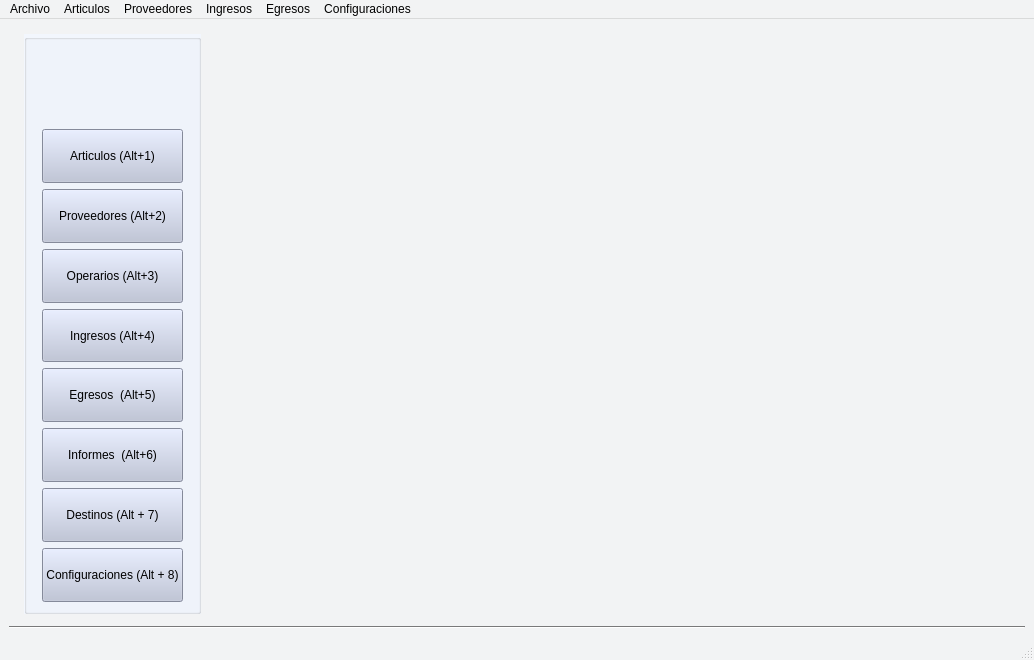
<?xml version="1.0" encoding="UTF-8"?>
<ui version="4.0">
 <class>main</class>
 <widget class="QMainWindow" name="main">
  <property name="geometry">
   <rect>
    <x>0</x>
    <y>0</y>
    <width>1034</width>
    <height>660</height>
   </rect>
  </property>
  <property name="palette">
   <palette>
    <active>
     <colorrole role="WindowText">
      <brush brushstyle="SolidPattern">
       <color alpha="255">
        <red>0</red>
        <green>0</green>
        <blue>0</blue>
       </color>
      </brush>
     </colorrole>
     <colorrole role="Button">
      <brush brushstyle="SolidPattern">
       <color alpha="255">
        <red>242</red>
        <green>243</green>
        <blue>244</blue>
       </color>
      </brush>
     </colorrole>
     <colorrole role="Light">
      <brush brushstyle="SolidPattern">
       <color alpha="255">
        <red>255</red>
        <green>255</green>
        <blue>255</blue>
       </color>
      </brush>
     </colorrole>
     <colorrole role="Midlight">
      <brush brushstyle="SolidPattern">
       <color alpha="255">
        <red>248</red>
        <green>249</green>
        <blue>249</blue>
       </color>
      </brush>
     </colorrole>
     <colorrole role="Dark">
      <brush brushstyle="SolidPattern">
       <color alpha="255">
        <red>121</red>
        <green>121</green>
        <blue>122</blue>
       </color>
      </brush>
     </colorrole>
     <colorrole role="Mid">
      <brush brushstyle="SolidPattern">
       <color alpha="255">
        <red>161</red>
        <green>162</green>
        <blue>163</blue>
       </color>
      </brush>
     </colorrole>
     <colorrole role="Text">
      <brush brushstyle="SolidPattern">
       <color alpha="255">
        <red>0</red>
        <green>0</green>
        <blue>0</blue>
       </color>
      </brush>
     </colorrole>
     <colorrole role="BrightText">
      <brush brushstyle="SolidPattern">
       <color alpha="255">
        <red>255</red>
        <green>255</green>
        <blue>255</blue>
       </color>
      </brush>
     </colorrole>
     <colorrole role="ButtonText">
      <brush brushstyle="SolidPattern">
       <color alpha="255">
        <red>0</red>
        <green>0</green>
        <blue>0</blue>
       </color>
      </brush>
     </colorrole>
     <colorrole role="Base">
      <brush brushstyle="SolidPattern">
       <color alpha="255">
        <red>255</red>
        <green>255</green>
        <blue>255</blue>
       </color>
      </brush>
     </colorrole>
     <colorrole role="Window">
      <brush brushstyle="SolidPattern">
       <color alpha="255">
        <red>242</red>
        <green>243</green>
        <blue>244</blue>
       </color>
      </brush>
     </colorrole>
     <colorrole role="Shadow">
      <brush brushstyle="SolidPattern">
       <color alpha="255">
        <red>0</red>
        <green>0</green>
        <blue>0</blue>
       </color>
      </brush>
     </colorrole>
     <colorrole role="AlternateBase">
      <brush brushstyle="SolidPattern">
       <color alpha="255">
        <red>248</red>
        <green>249</green>
        <blue>249</blue>
       </color>
      </brush>
     </colorrole>
     <colorrole role="ToolTipBase">
      <brush brushstyle="SolidPattern">
       <color alpha="255">
        <red>255</red>
        <green>255</green>
        <blue>220</blue>
       </color>
      </brush>
     </colorrole>
     <colorrole role="ToolTipText">
      <brush brushstyle="SolidPattern">
       <color alpha="255">
        <red>0</red>
        <green>0</green>
        <blue>0</blue>
       </color>
      </brush>
     </colorrole>
    </active>
    <inactive>
     <colorrole role="WindowText">
      <brush brushstyle="SolidPattern">
       <color alpha="255">
        <red>0</red>
        <green>0</green>
        <blue>0</blue>
       </color>
      </brush>
     </colorrole>
     <colorrole role="Button">
      <brush brushstyle="SolidPattern">
       <color alpha="255">
        <red>242</red>
        <green>243</green>
        <blue>244</blue>
       </color>
      </brush>
     </colorrole>
     <colorrole role="Light">
      <brush brushstyle="SolidPattern">
       <color alpha="255">
        <red>255</red>
        <green>255</green>
        <blue>255</blue>
       </color>
      </brush>
     </colorrole>
     <colorrole role="Midlight">
      <brush brushstyle="SolidPattern">
       <color alpha="255">
        <red>248</red>
        <green>249</green>
        <blue>249</blue>
       </color>
      </brush>
     </colorrole>
     <colorrole role="Dark">
      <brush brushstyle="SolidPattern">
       <color alpha="255">
        <red>121</red>
        <green>121</green>
        <blue>122</blue>
       </color>
      </brush>
     </colorrole>
     <colorrole role="Mid">
      <brush brushstyle="SolidPattern">
       <color alpha="255">
        <red>161</red>
        <green>162</green>
        <blue>163</blue>
       </color>
      </brush>
     </colorrole>
     <colorrole role="Text">
      <brush brushstyle="SolidPattern">
       <color alpha="255">
        <red>0</red>
        <green>0</green>
        <blue>0</blue>
       </color>
      </brush>
     </colorrole>
     <colorrole role="BrightText">
      <brush brushstyle="SolidPattern">
       <color alpha="255">
        <red>255</red>
        <green>255</green>
        <blue>255</blue>
       </color>
      </brush>
     </colorrole>
     <colorrole role="ButtonText">
      <brush brushstyle="SolidPattern">
       <color alpha="255">
        <red>0</red>
        <green>0</green>
        <blue>0</blue>
       </color>
      </brush>
     </colorrole>
     <colorrole role="Base">
      <brush brushstyle="SolidPattern">
       <color alpha="255">
        <red>255</red>
        <green>255</green>
        <blue>255</blue>
       </color>
      </brush>
     </colorrole>
     <colorrole role="Window">
      <brush brushstyle="SolidPattern">
       <color alpha="255">
        <red>242</red>
        <green>243</green>
        <blue>244</blue>
       </color>
      </brush>
     </colorrole>
     <colorrole role="Shadow">
      <brush brushstyle="SolidPattern">
       <color alpha="255">
        <red>0</red>
        <green>0</green>
        <blue>0</blue>
       </color>
      </brush>
     </colorrole>
     <colorrole role="AlternateBase">
      <brush brushstyle="SolidPattern">
       <color alpha="255">
        <red>248</red>
        <green>249</green>
        <blue>249</blue>
       </color>
      </brush>
     </colorrole>
     <colorrole role="ToolTipBase">
      <brush brushstyle="SolidPattern">
       <color alpha="255">
        <red>255</red>
        <green>255</green>
        <blue>220</blue>
       </color>
      </brush>
     </colorrole>
     <colorrole role="ToolTipText">
      <brush brushstyle="SolidPattern">
       <color alpha="255">
        <red>0</red>
        <green>0</green>
        <blue>0</blue>
       </color>
      </brush>
     </colorrole>
    </inactive>
    <disabled>
     <colorrole role="WindowText">
      <brush brushstyle="SolidPattern">
       <color alpha="255">
        <red>121</red>
        <green>121</green>
        <blue>122</blue>
       </color>
      </brush>
     </colorrole>
     <colorrole role="Button">
      <brush brushstyle="SolidPattern">
       <color alpha="255">
        <red>242</red>
        <green>243</green>
        <blue>244</blue>
       </color>
      </brush>
     </colorrole>
     <colorrole role="Light">
      <brush brushstyle="SolidPattern">
       <color alpha="255">
        <red>255</red>
        <green>255</green>
        <blue>255</blue>
       </color>
      </brush>
     </colorrole>
     <colorrole role="Midlight">
      <brush brushstyle="SolidPattern">
       <color alpha="255">
        <red>248</red>
        <green>249</green>
        <blue>249</blue>
       </color>
      </brush>
     </colorrole>
     <colorrole role="Dark">
      <brush brushstyle="SolidPattern">
       <color alpha="255">
        <red>121</red>
        <green>121</green>
        <blue>122</blue>
       </color>
      </brush>
     </colorrole>
     <colorrole role="Mid">
      <brush brushstyle="SolidPattern">
       <color alpha="255">
        <red>161</red>
        <green>162</green>
        <blue>163</blue>
       </color>
      </brush>
     </colorrole>
     <colorrole role="Text">
      <brush brushstyle="SolidPattern">
       <color alpha="255">
        <red>121</red>
        <green>121</green>
        <blue>122</blue>
       </color>
      </brush>
     </colorrole>
     <colorrole role="BrightText">
      <brush brushstyle="SolidPattern">
       <color alpha="255">
        <red>255</red>
        <green>255</green>
        <blue>255</blue>
       </color>
      </brush>
     </colorrole>
     <colorrole role="ButtonText">
      <brush brushstyle="SolidPattern">
       <color alpha="255">
        <red>121</red>
        <green>121</green>
        <blue>122</blue>
       </color>
      </brush>
     </colorrole>
     <colorrole role="Base">
      <brush brushstyle="SolidPattern">
       <color alpha="255">
        <red>242</red>
        <green>243</green>
        <blue>244</blue>
       </color>
      </brush>
     </colorrole>
     <colorrole role="Window">
      <brush brushstyle="SolidPattern">
       <color alpha="255">
        <red>242</red>
        <green>243</green>
        <blue>244</blue>
       </color>
      </brush>
     </colorrole>
     <colorrole role="Shadow">
      <brush brushstyle="SolidPattern">
       <color alpha="255">
        <red>0</red>
        <green>0</green>
        <blue>0</blue>
       </color>
      </brush>
     </colorrole>
     <colorrole role="AlternateBase">
      <brush brushstyle="SolidPattern">
       <color alpha="255">
        <red>242</red>
        <green>243</green>
        <blue>244</blue>
       </color>
      </brush>
     </colorrole>
     <colorrole role="ToolTipBase">
      <brush brushstyle="SolidPattern">
       <color alpha="255">
        <red>255</red>
        <green>255</green>
        <blue>220</blue>
       </color>
      </brush>
     </colorrole>
     <colorrole role="ToolTipText">
      <brush brushstyle="SolidPattern">
       <color alpha="255">
        <red>0</red>
        <green>0</green>
        <blue>0</blue>
       </color>
      </brush>
     </colorrole>
    </disabled>
   </palette>
  </property>
  <property name="focusPolicy">
   <enum>Qt::ClickFocus</enum>
  </property>
  <property name="windowTitle">
   <string>Menu Principal</string>
  </property>
  <widget class="QWidget" name="centralwidget">
   <layout class="QGridLayout" name="gridLayout_3">
    <item row="0" column="0">
     <layout class="QGridLayout" name="gridLayout_2" columnstretch="10,90">
      <property name="leftMargin">
       <number>15</number>
      </property>
      <property name="topMargin">
       <number>6</number>
      </property>
      <property name="rightMargin">
       <number>15</number>
      </property>
      <property name="bottomMargin">
       <number>6</number>
      </property>
      <item row="0" column="1" rowspan="4">
       <widget class="QStackedWidget" name="contenido">
        <property name="styleSheet">
         <string notr="true"/>
        </property>
        <property name="currentIndex">
         <number>1</number>
        </property>
        <widget class="QWidget" name="page"/>
        <widget class="QWidget" name="page_2"/>
       </widget>
      </item>
      <item row="0" column="0" rowspan="4">
       <widget class="QGroupBox" name="groupBox">
        <property name="styleSheet">
         <string notr="true">#groupBox{
	background-color: #F2F6FD;
	}</string>
        </property>
        <property name="title">
         <string/>
        </property>
        <layout class="QGridLayout" name="gridLayout">
         <property name="leftMargin">
          <number>15</number>
         </property>
         <property name="rightMargin">
          <number>15</number>
         </property>
         <item row="3" column="0" colspan="2">
          <widget class="QPushButton" name="btn_main_proveedores">
           <property name="sizePolicy">
            <sizepolicy hsizetype="Expanding" vsizetype="Expanding">
             <horstretch>0</horstretch>
             <verstretch>0</verstretch>
            </sizepolicy>
           </property>
           <property name="focusPolicy">
            <enum>Qt::ClickFocus</enum>
           </property>
           <property name="styleSheet">
            <string notr="true">#btn_main_proveedores{
								background-color: #BAC1D7;
								}</string>
           </property>
           <property name="text">
            <string>Proveedores (Alt+2)</string>
           </property>
           <property name="icon">
            <iconset>
             <normaloff>ico/user_accept.ico</normaloff>ico/user_accept.ico</iconset>
           </property>
           <property name="iconSize">
            <size>
             <width>40</width>
             <height>40</height>
            </size>
           </property>
           <property name="shortcut">
            <string>Alt+2</string>
           </property>
          </widget>
         </item>
         <item row="6" column="0" colspan="2">
          <widget class="QPushButton" name="btn_main_egresos">
           <property name="sizePolicy">
            <sizepolicy hsizetype="Expanding" vsizetype="Expanding">
             <horstretch>0</horstretch>
             <verstretch>0</verstretch>
            </sizepolicy>
           </property>
           <property name="focusPolicy">
            <enum>Qt::ClickFocus</enum>
           </property>
           <property name="styleSheet">
            <string notr="true">#btn_main_egresos{
								background-color: #BAC1D7;
								}</string>
           </property>
           <property name="text">
            <string>Egresos  (Alt+5)</string>
           </property>
           <property name="icon">
            <iconset>
             <normaloff>ico/download_database.ico</normaloff>ico/download_database.ico</iconset>
           </property>
           <property name="iconSize">
            <size>
             <width>40</width>
             <height>40</height>
            </size>
           </property>
           <property name="shortcut">
            <string>Alt+5</string>
           </property>
          </widget>
         </item>
         <item row="4" column="0" colspan="2">
          <widget class="QPushButton" name="btn_main_operarios">
           <property name="sizePolicy">
            <sizepolicy hsizetype="Expanding" vsizetype="Expanding">
             <horstretch>0</horstretch>
             <verstretch>0</verstretch>
            </sizepolicy>
           </property>
           <property name="focusPolicy">
            <enum>Qt::ClickFocus</enum>
           </property>
           <property name="styleSheet">
            <string notr="true">#btn_main_operarios{
								background-color: #BAC1D7;
								}</string>
           </property>
           <property name="text">
            <string>Operarios (Alt+3)</string>
           </property>
           <property name="icon">
            <iconset>
             <normaloff>ico/user_accept.ico</normaloff>ico/user_accept.ico</iconset>
           </property>
           <property name="iconSize">
            <size>
             <width>40</width>
             <height>40</height>
            </size>
           </property>
           <property name="shortcut">
            <string>Alt+3</string>
           </property>
          </widget>
         </item>
         <item row="5" column="0" colspan="2">
          <widget class="QPushButton" name="btn_main_ingresos">
           <property name="sizePolicy">
            <sizepolicy hsizetype="Expanding" vsizetype="Expanding">
             <horstretch>0</horstretch>
             <verstretch>0</verstretch>
            </sizepolicy>
           </property>
           <property name="focusPolicy">
            <enum>Qt::ClickFocus</enum>
           </property>
           <property name="styleSheet">
            <string notr="true">#btn_main_ingresos{
								background-color: #BAC1D7;
								}</string>
           </property>
           <property name="text">
            <string>Ingresos (Alt+4)</string>
           </property>
           <property name="icon">
            <iconset>
             <normaloff>ico/add_to_database.ico</normaloff>ico/add_to_database.ico</iconset>
           </property>
           <property name="iconSize">
            <size>
             <width>40</width>
             <height>40</height>
            </size>
           </property>
           <property name="shortcut">
            <string>Alt+4</string>
           </property>
          </widget>
         </item>
         <item row="2" column="0" colspan="2">
          <widget class="QPushButton" name="btn_main_articulos">
           <property name="sizePolicy">
            <sizepolicy hsizetype="Expanding" vsizetype="Expanding">
             <horstretch>0</horstretch>
             <verstretch>0</verstretch>
            </sizepolicy>
           </property>
           <property name="focusPolicy">
            <enum>Qt::ClickFocus</enum>
           </property>
           <property name="styleSheet">
            <string notr="true">#btn_main_articulos{
								background-color: #BAC1D7;
								}</string>
           </property>
           <property name="text">
            <string>Articulos (Alt+1)</string>
           </property>
           <property name="icon">
            <iconset>
             <normaloff>ico/shopping_cart_accept.ico</normaloff>ico/shopping_cart_accept.ico</iconset>
           </property>
           <property name="iconSize">
            <size>
             <width>40</width>
             <height>40</height>
            </size>
           </property>
           <property name="shortcut">
            <string>Alt+1</string>
           </property>
          </widget>
         </item>
         <item row="7" column="0" colspan="2">
          <widget class="QPushButton" name="btn_main_informes">
           <property name="sizePolicy">
            <sizepolicy hsizetype="Expanding" vsizetype="Expanding">
             <horstretch>0</horstretch>
             <verstretch>0</verstretch>
            </sizepolicy>
           </property>
           <property name="focusPolicy">
            <enum>Qt::ClickFocus</enum>
           </property>
           <property name="styleSheet">
            <string notr="true">#btn_main_informes{
								background-color: #BAC1D7;
								}</string>
           </property>
           <property name="text">
            <string>Informes  (Alt+6)</string>
           </property>
           <property name="icon">
            <iconset>
             <normaloff>ico/phone_book.ico</normaloff>ico/phone_book.ico</iconset>
           </property>
           <property name="iconSize">
            <size>
             <width>40</width>
             <height>40</height>
            </size>
           </property>
           <property name="shortcut">
            <string>Alt+6</string>
           </property>
          </widget>
         </item>
         <item row="1" column="0">
          <spacer name="horizontalSpacer">
           <property name="orientation">
            <enum>Qt::Horizontal</enum>
           </property>
           <property name="sizeHint" stdset="0">
            <size>
             <width>40</width>
             <height>20</height>
            </size>
           </property>
          </spacer>
         </item>
         <item row="0" column="0">
          <widget class="QLabel" name="label_logo">
           <property name="sizePolicy">
            <sizepolicy hsizetype="Expanding" vsizetype="Expanding">
             <horstretch>0</horstretch>
             <verstretch>0</verstretch>
            </sizepolicy>
           </property>
           <property name="text">
            <string/>
           </property>
           <property name="pixmap">
            <pixmap>ico/corupel.jpg</pixmap>
           </property>
           <property name="scaledContents">
            <bool>true</bool>
           </property>
          </widget>
         </item>
         <item row="8" column="0" colspan="2">
          <widget class="QPushButton" name="btn_main_destinos">
           <property name="sizePolicy">
            <sizepolicy hsizetype="Expanding" vsizetype="Expanding">
             <horstretch>0</horstretch>
             <verstretch>0</verstretch>
            </sizepolicy>
           </property>
           <property name="focusPolicy">
            <enum>Qt::ClickFocus</enum>
           </property>
           <property name="styleSheet">
            <string notr="true">#btn_main_destinos{
								background-color: #BAC1D7;
								}</string>
           </property>
           <property name="text">
            <string>Destinos (Alt + 7)</string>
           </property>
           <property name="icon">
            <iconset>
             <normaloff>ico/search_home.ico</normaloff>ico/search_home.ico</iconset>
           </property>
           <property name="iconSize">
            <size>
             <width>40</width>
             <height>40</height>
            </size>
           </property>
           <property name="shortcut">
            <string>Alt+7</string>
           </property>
          </widget>
         </item>
         <item row="9" column="0" colspan="2">
          <widget class="QPushButton" name="btn_main_configuracion">
           <property name="sizePolicy">
            <sizepolicy hsizetype="Expanding" vsizetype="Expanding">
             <horstretch>0</horstretch>
             <verstretch>0</verstretch>
            </sizepolicy>
           </property>
           <property name="focusPolicy">
            <enum>Qt::ClickFocus</enum>
           </property>
           <property name="styleSheet">
            <string notr="true">#btn_main_configuracion{
								background-color: #BAC1D7;
								}</string>
           </property>
           <property name="text">
            <string>Configuraciones (Alt + 8)</string>
           </property>
           <property name="icon">
            <iconset>
             <normaloff>ico/link.ico</normaloff>ico/link.ico</iconset>
           </property>
           <property name="iconSize">
            <size>
             <width>40</width>
             <height>40</height>
            </size>
           </property>
           <property name="shortcut">
            <string>Alt+7</string>
           </property>
          </widget>
         </item>
        </layout>
       </widget>
      </item>
     </layout>
    </item>
    <item row="1" column="0">
     <widget class="Line" name="line">
      <property name="orientation">
       <enum>Qt::Horizontal</enum>
      </property>
     </widget>
    </item>
   </layout>
  </widget>
  <widget class="QMenuBar" name="menubar">
   <property name="geometry">
    <rect>
     <x>0</x>
     <y>0</y>
     <width>1034</width>
     <height>21</height>
    </rect>
   </property>
   <widget class="QMenu" name="menuArchivo">
    <property name="title">
     <string>Archivo</string>
    </property>
    <addaction name="actionABM_Operarios"/>
    <addaction name="actionResolucion"/>
    <addaction name="actionConfig_Impresoras"/>
   </widget>
   <widget class="QMenu" name="menuArticulos">
    <property name="title">
     <string>Articulos</string>
    </property>
    <addaction name="actionBuscar"/>
    <addaction name="actionListado_de_Articulos"/>
    <addaction name="actionIngreso_Nuevo"/>
   </widget>
   <widget class="QMenu" name="menuProveedores">
    <property name="title">
     <string>Proveedores</string>
    </property>
    <addaction name="actionBuscar_2"/>
    <addaction name="actionIngreso_Nuevo_2"/>
    <addaction name="actionIngreso_Nuevo_3"/>
   </widget>
   <widget class="QMenu" name="menuIngresos">
    <property name="title">
     <string>Ingresos</string>
    </property>
    <addaction name="actionIngreso_de_Articulos"/>
   </widget>
   <widget class="QMenu" name="menuEgresos">
    <property name="title">
     <string>Egresos</string>
    </property>
    <addaction name="actionEgreso_de_Articulos"/>
   </widget>
   <widget class="QMenu" name="menuConfiguraciones">
    <property name="title">
     <string>Configuraciones</string>
    </property>
    <addaction name="actionAtajos_del_Teclado"/>
   </widget>
   <addaction name="menuArchivo"/>
   <addaction name="menuArticulos"/>
   <addaction name="menuProveedores"/>
   <addaction name="menuIngresos"/>
   <addaction name="menuEgresos"/>
   <addaction name="menuConfiguraciones"/>
  </widget>
  <widget class="QStatusBar" name="statusbar"/>
  <action name="actionBuscar">
   <property name="text">
    <string>Buscar...</string>
   </property>
  </action>
  <action name="actionListado_de_Articulos">
   <property name="text">
    <string>Listado de Articulos</string>
   </property>
  </action>
  <action name="actionIngreso_Nuevo">
   <property name="text">
    <string>Ingreso Nuevo</string>
   </property>
  </action>
  <action name="actionBuscar_2">
   <property name="text">
    <string>Buscar...</string>
   </property>
  </action>
  <action name="actionIngreso_Nuevo_2">
   <property name="text">
    <string>Listado de Proveedores</string>
   </property>
  </action>
  <action name="actionIngreso_Nuevo_3">
   <property name="text">
    <string>Ingreso Nuevo</string>
   </property>
  </action>
  <action name="actionIngreso_de_Articulos">
   <property name="text">
    <string>Ingreso de Articulos</string>
   </property>
  </action>
  <action name="actionEgreso_de_Articulos">
   <property name="text">
    <string>Egreso de Articulos</string>
   </property>
  </action>
  <action name="actionAtajos_del_Teclado">
   <property name="text">
    <string>Atajos del Teclado</string>
   </property>
  </action>
  <action name="actionABM_Operarios">
   <property name="text">
    <string>ABM Operarios</string>
   </property>
  </action>
  <action name="actionResolucion">
   <property name="text">
    <string>Resolucion</string>
   </property>
  </action>
  <action name="actionConfig_Impresoras">
   <property name="text">
    <string>Config. Impresoras</string>
   </property>
  </action>
 </widget>
 <tabstops>
  <tabstop>btn_main_articulos</tabstop>
  <tabstop>btn_main_proveedores</tabstop>
  <tabstop>btn_main_operarios</tabstop>
  <tabstop>btn_main_ingresos</tabstop>
  <tabstop>btn_main_egresos</tabstop>
  <tabstop>btn_main_informes</tabstop>
  <tabstop>btn_main_destinos</tabstop>
 </tabstops>
 <resources/>
 <connections/>
</ui>
